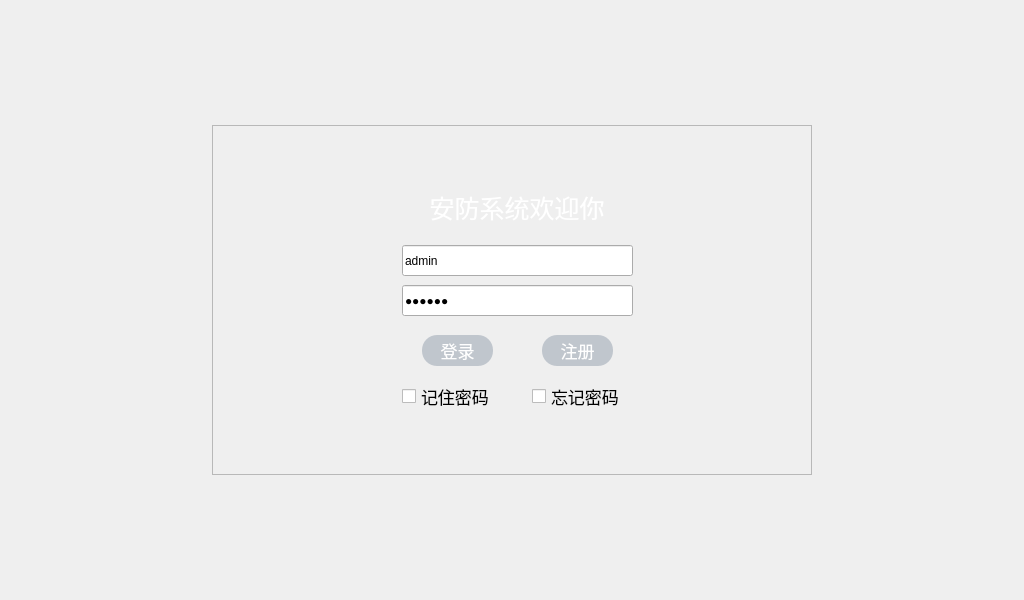
<?xml version="1.0" encoding="UTF-8"?>
<ui version="4.0">
 <class>Login</class>
 <widget class="QMainWindow" name="Login">
  <property name="geometry">
   <rect>
    <x>0</x>
    <y>0</y>
    <width>1024</width>
    <height>600</height>
   </rect>
  </property>
  <property name="windowTitle">
   <string>MainWindow</string>
  </property>
  <property name="styleSheet">
   <string notr="true">#Login{background-image: url(:/new/prefix1/ui_image/menu.jpg);}

QPushButton {
	background-color: #68ACF9;
    color: white;
    padding: 5px;
    border-radius: 15px;
	color: rgba(255, 255,255, 250);background-color: rgba(0, 33, 68,50);
}

QPushButton:hover {
    background-color: #2F42B5;
}

QPushButton:pressed, QPushButton:checked {
    background-color: #2F42B5;
}</string>
  </property>
  <widget class="QWidget" name="centralwidget">
   <widget class="QFrame" name="frame">
    <property name="geometry">
     <rect>
      <x>212</x>
      <y>125</y>
      <width>600</width>
      <height>350</height>
     </rect>
    </property>
    <property name="frameShape">
     <enum>QFrame::StyledPanel</enum>
    </property>
    <property name="frameShadow">
     <enum>QFrame::Raised</enum>
    </property>
    <widget class="QCheckBox" name="checkBox_2">
     <property name="geometry">
      <rect>
       <x>320</x>
       <y>260</y>
       <width>97</width>
       <height>22</height>
      </rect>
     </property>
     <property name="font">
      <font>
       <pointsize>13</pointsize>
      </font>
     </property>
     <property name="focusPolicy">
      <enum>Qt::NoFocus</enum>
     </property>
     <property name="text">
      <string>忘记密码</string>
     </property>
    </widget>
    <widget class="QLineEdit" name="account_edt">
     <property name="geometry">
      <rect>
       <x>190</x>
       <y>120</y>
       <width>231</width>
       <height>31</height>
      </rect>
     </property>
     <property name="text">
      <string>admin</string>
     </property>
     <property name="placeholderText">
      <string>User Name</string>
     </property>
    </widget>
    <widget class="QLineEdit" name="password_edt">
     <property name="geometry">
      <rect>
       <x>190</x>
       <y>160</y>
       <width>231</width>
       <height>31</height>
      </rect>
     </property>
     <property name="text">
      <string>123456</string>
     </property>
     <property name="echoMode">
      <enum>QLineEdit::Password</enum>
     </property>
     <property name="placeholderText">
      <string>Password</string>
     </property>
    </widget>
    <widget class="QPushButton" name="register_btn">
     <property name="geometry">
      <rect>
       <x>330</x>
       <y>210</y>
       <width>71</width>
       <height>31</height>
      </rect>
     </property>
     <property name="font">
      <font>
       <pointsize>13</pointsize>
      </font>
     </property>
     <property name="focusPolicy">
      <enum>Qt::NoFocus</enum>
     </property>
     <property name="text">
      <string>注册</string>
     </property>
    </widget>
    <widget class="QCheckBox" name="checkBox">
     <property name="geometry">
      <rect>
       <x>190</x>
       <y>260</y>
       <width>97</width>
       <height>22</height>
      </rect>
     </property>
     <property name="font">
      <font>
       <pointsize>13</pointsize>
      </font>
     </property>
     <property name="focusPolicy">
      <enum>Qt::NoFocus</enum>
     </property>
     <property name="text">
      <string>记住密码</string>
     </property>
    </widget>
    <widget class="QPushButton" name="login_btn">
     <property name="geometry">
      <rect>
       <x>210</x>
       <y>210</y>
       <width>71</width>
       <height>31</height>
      </rect>
     </property>
     <property name="font">
      <font>
       <pointsize>13</pointsize>
      </font>
     </property>
     <property name="focusPolicy">
      <enum>Qt::NoFocus</enum>
     </property>
     <property name="styleSheet">
      <string notr="true"/>
     </property>
     <property name="text">
      <string>登录</string>
     </property>
    </widget>
    <widget class="QLabel" name="label">
     <property name="geometry">
      <rect>
       <x>210</x>
       <y>60</y>
       <width>190</width>
       <height>41</height>
      </rect>
     </property>
     <property name="font">
      <font>
       <pointsize>19</pointsize>
       <weight>50</weight>
       <bold>false</bold>
      </font>
     </property>
     <property name="styleSheet">
      <string notr="true">color: rgb(255, 255, 255);</string>
     </property>
     <property name="text">
      <string>安防系统欢迎你</string>
     </property>
     <property name="alignment">
      <set>Qt::AlignBottom|Qt::AlignHCenter</set>
     </property>
    </widget>
   </widget>
  </widget>
 </widget>
 <resources/>
 <connections/>
</ui>
